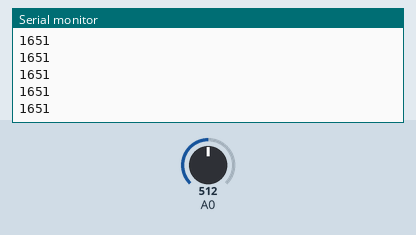
The sketch below on a simulated Arduino Uno, built with avr-gcc and run on an emulated ATmega328P. On the bench: the last lines printed to the serial monitor. The test bench sets the inputs (shaded band); at power-on: A0 = 512.

Above: at 2.7 s.
2.8 s: A0 set to 716
At 3.2 s:
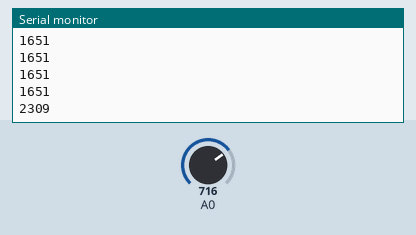
4.3 s: A0 set to 900
At 4.47 s:
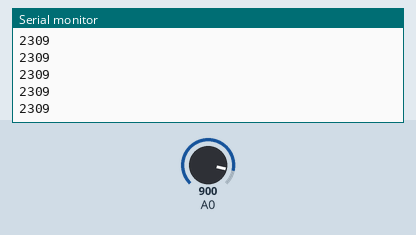
Timing chart, 0 to 7.3 s (numbered marks = the images above; inputs shaded):
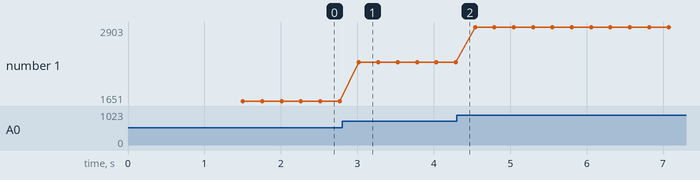

The sketch:

QTR_mV.ino
```cpp
#include <QTRSensors.h>

// This example is designed for use with six QTR-1A sensors or the first six sensors of a
// QTR-8A module.  These reflectance sensors should be connected to analog inputs 0 to 5.
// The QTR-8A's emitter control pin (LEDON) can optionally be connected to digital pin 2,
// or you can leave it disconnected and change the EMITTER_PIN #define below from 2 to
// QTR_NO_EMITTER_PIN.

// The main loop of the example reads the raw sensor values (uncalibrated).
// You can test this by taping a piece of 3/4" black electrical tape to a piece of white
// paper and sliding the sensor across it.  It prints the sensor values to the serial
// monitor as numbers from 0 (maximum reflectance) to 1023 (minimum reflectance).


#define NUM_SENSORS             1  // number of sensors used
#define NUM_SAMPLES_PER_SENSOR  4  // average 4 analog samples per sensor reading
#define EMITTER_PIN             QTR_NO_EMITTER_PIN  // emitter is controlled by digital pin 2

// sensors 0 through 5 are connected to analog inputs 0 through 5, respectively
QTRSensorsAnalog qtra((unsigned char[]) {0},
  NUM_SENSORS, NUM_SAMPLES_PER_SENSOR, EMITTER_PIN);
unsigned int sensorValues[NUM_SENSORS];


void setup()
{
  delay(500);
  Serial.begin(9600); // set the data rate in bits per second for serial data transmission
  delay(1000);
}


void loop()
{
  // read raw sensor values
  qtra.read(sensorValues);

  // print the sensor values as numbers from 0 to 1023, where 0 means maximum reflectance and
  // 1023 means minimum reflectance
 /* for (unsigned char i = 0; i < NUM_SENSORS; i++)
  {
    Serial.print(sensorValues[i]);
    Serial.print('\t'); // tab to format the raw data into columns in the Serial monitor
  }
  Serial.println(); */

  int val = analogRead(0);
  val = map(val, 0, 1023, 0, 3300);
  Serial.println(val);

  delay(250);
}
```

Measured:
- after the input at 2.8 s, the serial monitor: prints a new line after 0.22 s (image 1)
- plotted number 1: 1651 → 2309 after the input at 2.8 s, 2309 → 2903 after the input at 4.3 s
